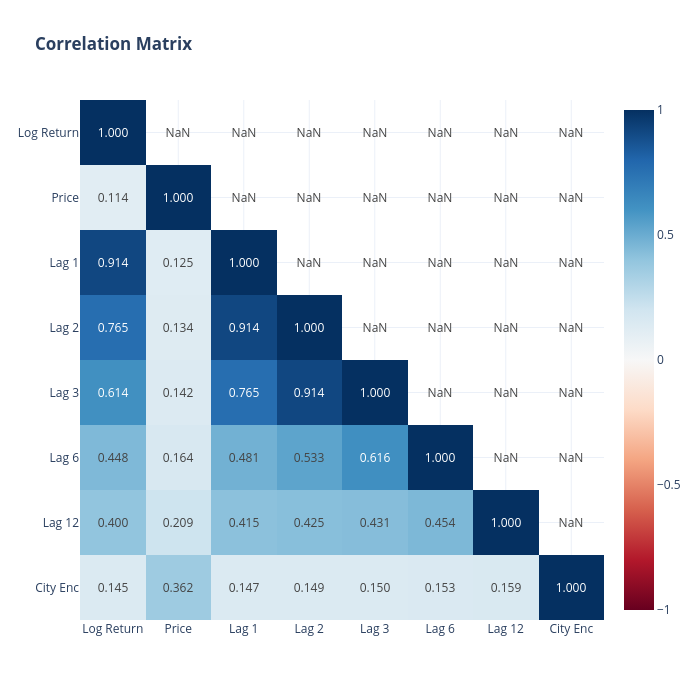

Here is the notebook cell this chart was saved with:
### Markdown cell above
### 5.3 Correlation Heatmap

### Code cell
corr_cols = ["log_return", "price", "lag_1", "lag_2", "lag_3", "lag_6", "lag_12", "city_enc"]
corr = combined_df[corr_cols].corr().round(3)
mask = np.triu(np.ones_like(corr, dtype=bool), k=1)
corr_masked = corr.mask(mask)

labels = [c.replace("_", " ").title() for c in corr.columns]

fig = go.Figure(go.Heatmap(
    z=corr_masked.values, x=labels, y=labels,
    colorscale="RdBu", zmin=-1, zmax=1,
    text=corr_masked.values, texttemplate="%{text:.3f}",
    hovertemplate="%{y} vs %{x}<br>Correlation: %{z:.3f}<extra></extra>"
))
fig.update_layout(title="<b>Correlation Matrix</b>", template="plotly_white", width=700, height=700)
fig.update_yaxes(autorange="reversed")
fig.show()

### Figure 1 — Plotly figure (JSON) as saved in the notebook; plotly's stock layout.template omitted (floating-point values rounded to 4 significant figures)
{"data": [{"colorscale": [[0, "rgb(103,0,31)"], [0.1, "rgb(178,24,43)"], [0.2, "rgb(214,96,77)"], [0.3, "rgb(244,165,130)"], [0.4, "rgb(253,219,199)"], [0.5, "rgb(247,247,247)"], [0.6, "rgb(209,229,240)"], [0.7, "rgb(146,197,222)"], [0.8, "rgb(67,147,195)"], [0.9, "rgb(33,102,172)"], [1, "rgb(5,48,97)"]], "hovertemplate": "%{y} vs %{x}<br>Correlation: %{z:.3f}<extra></extra>", "text": [[1.0, NaN, NaN, NaN, NaN, NaN, NaN, NaN], [0.114, 1.0, NaN, NaN, NaN, NaN, NaN, NaN], [0.914, 0.125, 1.0, NaN, NaN, NaN, NaN, NaN], [0.765, 0.134, 0.914, 1.0, NaN, NaN, NaN, NaN], [0.614, 0.142, 0.765, 0.914, 1.0, NaN, NaN, NaN], [0.448, 0.164, 0.481, 0.533, 0.616, 1.0, NaN, NaN], [0.4, 0.209, 0.415, 0.425, 0.431, 0.454, 1.0, NaN], [0.145, 0.362, 0.147, 0.149, 0.15, 0.153, 0.159, 1.0]], "texttemplate": "%{text:.3f}", "type": "heatmap", "x": ["Log Return", "Price", "Lag 1", "Lag 2", "Lag 3", "Lag 6", "Lag 12", "City Enc"], "y": ["Log Return", "Price", "Lag 1", "Lag 2", "Lag 3", "Lag 6", "Lag 12", "City Enc"], "z": [[1.0, NaN, NaN, NaN, NaN, NaN, NaN, NaN], [0.114, 1.0, NaN, NaN, NaN, NaN, NaN, NaN], [0.914, 0.125, 1.0, NaN, NaN, NaN, NaN, NaN], [0.765, 0.134, 0.914, 1.0, NaN, NaN, NaN, NaN], [0.614, 0.142, 0.765, 0.914, 1.0, NaN, NaN, NaN], [0.448, 0.164, 0.481, 0.533, 0.616, 1.0, NaN, NaN], [0.4, 0.209, 0.415, 0.425, 0.431, 0.454, 1.0, NaN], [0.145, 0.362, 0.147, 0.149, 0.15, 0.153, 0.159, 1.0]], "zmax": 1, "zmin": -1}], "layout": {"height": 700, "title": {"text": "<b>Correlation Matrix</b>"}, "width": 700, "yaxis": {"autorange": "reversed"}}}
